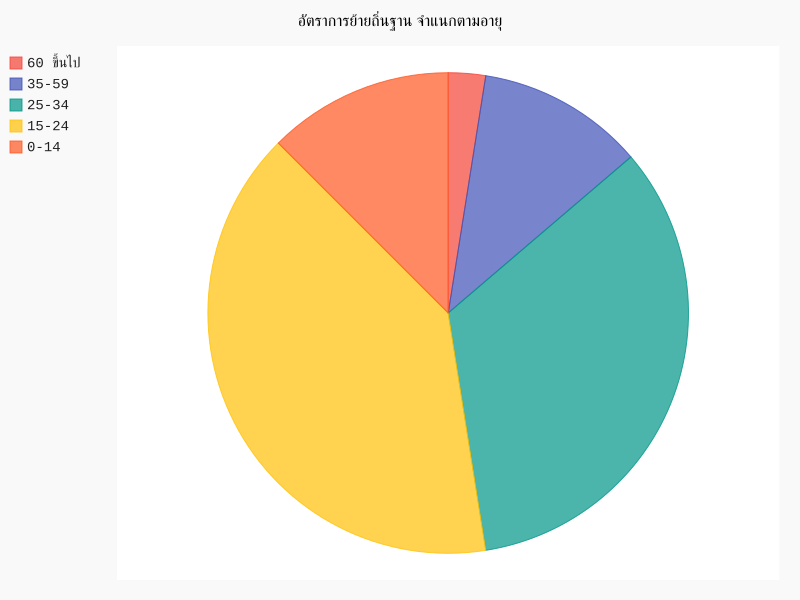

The script that drew this image:
""" PSIT PROJECT
Subject : Migration of population
made by :
          1. นายกิตติบุญ สัตบุษ    59070016
          2. นายจิรายุส  ไพรวรรณ 59070026
          3. นายธนวรรษ ประดับราช 59070069
          4. นายนาวิน   พูลสวัสดิ์  59070088"""
import os
import uuid
import pygal
from pygal import *
def function1():
    """Get the information to plot a graph Migration Rates by Region"""
    pie_chart = Pie()
    pie_chart.title = "อัตราการย้ายถิ่นฐาน จำแนกตามอายุ"
    pie_chart.add("60 ขึ้นไป",0.2)
    pie_chart.add("35-59",0.9)
    pie_chart.add("25-34",2.7)
    pie_chart.add("15-24",3.2)
    pie_chart.add("0-14",1.0)
    pie_chart.render_to_file("Migration Rates by Region3.svg")
function1()
